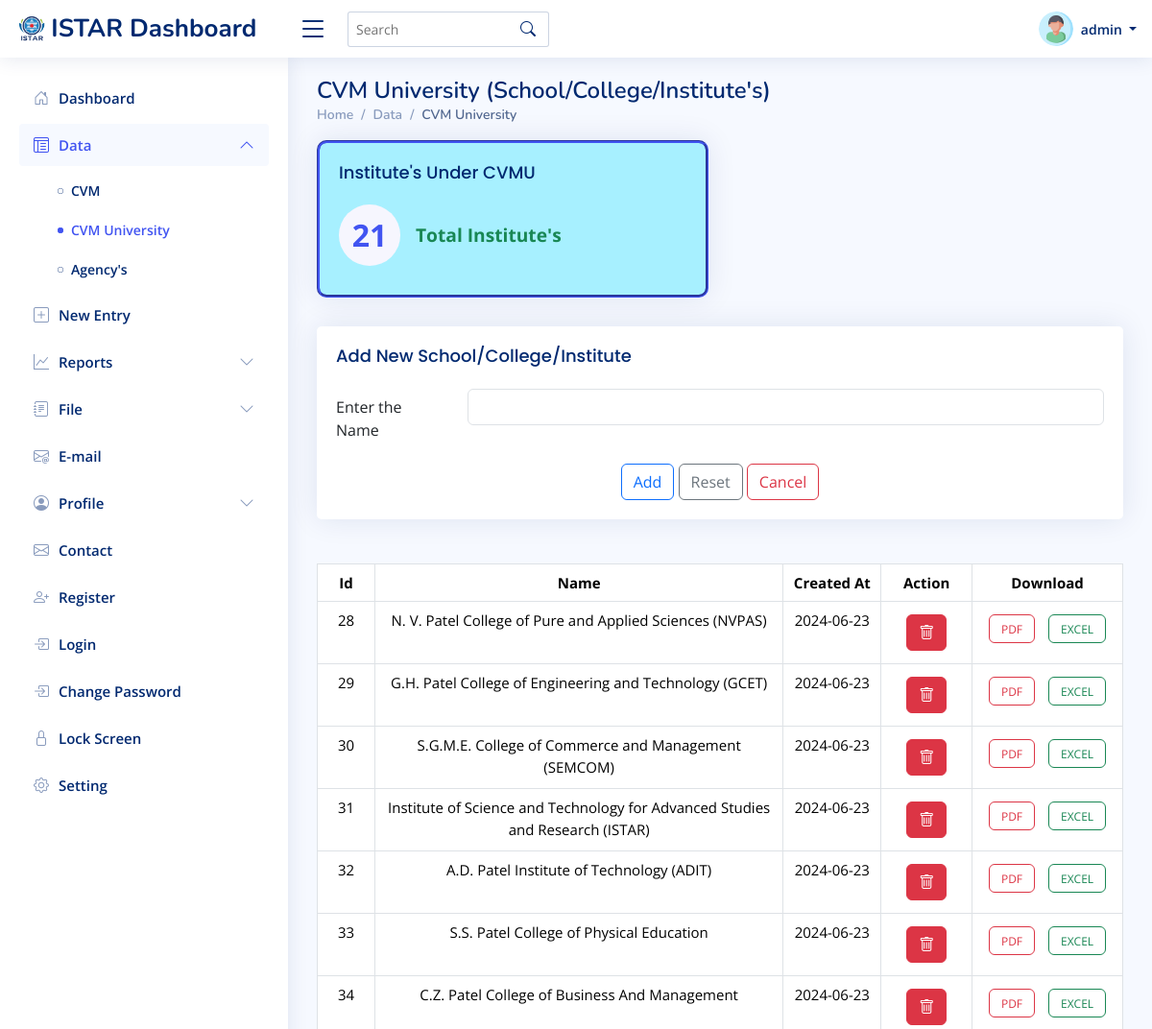
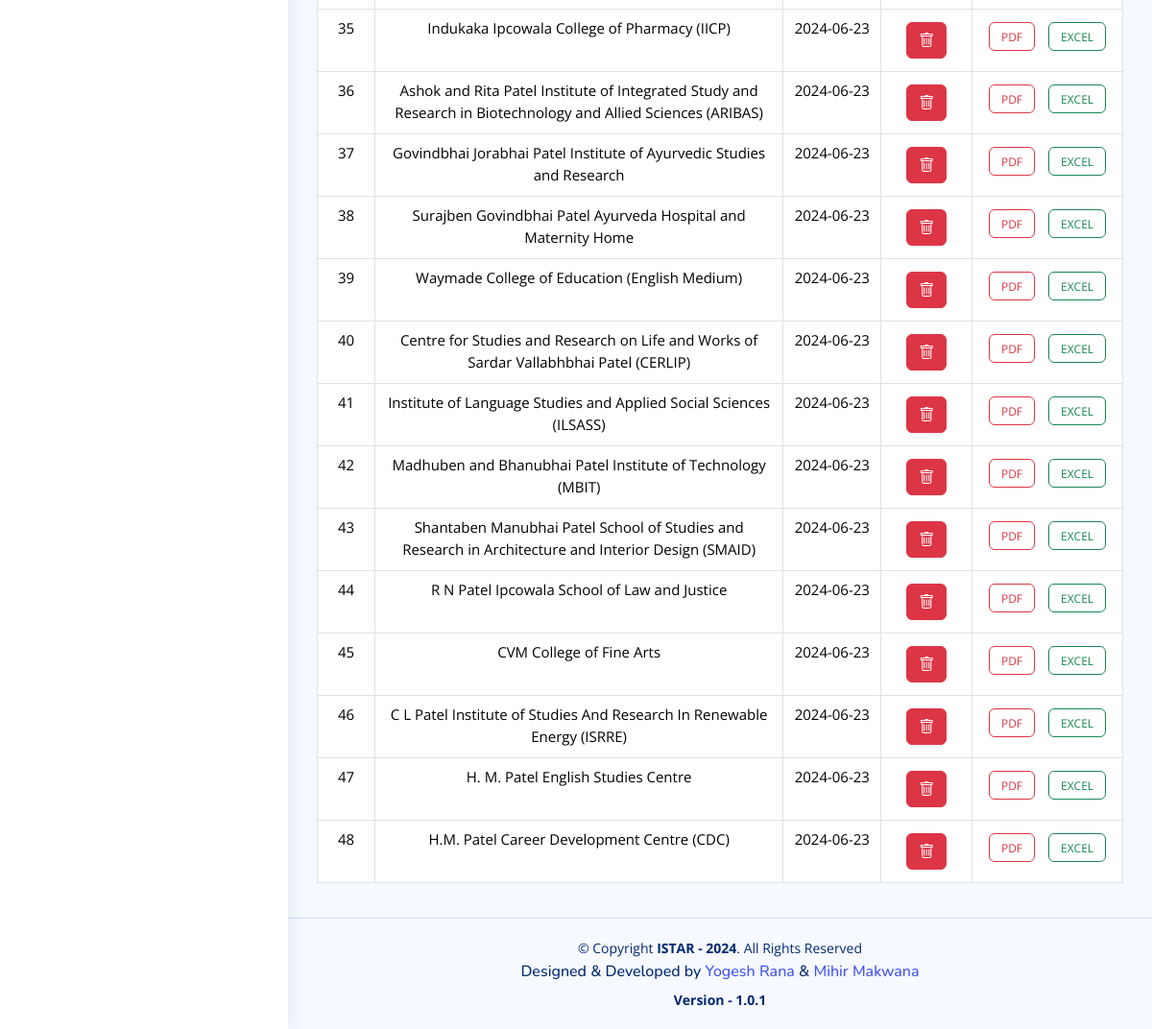
Screenshot of /cvmu.php (signed in) with the database file from the repository (2 pictures, top to bottom).
### tables this page shows
CREATE TABLE `institutes` (
  `id` int(11) NOT NULL,
  `name` varchar(255) NOT NULL,
  `organization_id` int(11) DEFAULT NULL,
  `created_at` date NOT NULL DEFAULT current_timestamp(),
  `organization_name` varchar(255) DEFAULT NULL
);

### PHP/session.php (called while the page is built, shortened)
<?php
$username = $_SESSION['username'];
?>

### cvmu.php (the view, shortened to what this page needs)
<?php
require "./PHP/session.php";
?>
<!DOCTYPE html>
<html lang="en">
<head>
  <link href="assets/vendor/bootstrap/css/bootstrap.min.css" rel="stylesheet">
  <link href="assets/vendor/bootstrap-icons/bootstrap-icons.css" rel="stylesheet">
  <link href="assets/vendor/boxicons/css/boxicons.min.css" rel="stylesheet">
  <link href="assets/vendor/quill/quill.snow.css" rel="stylesheet">
  <link href="assets/vendor/quill/quill.bubble.css" rel="stylesheet">
  <link href="assets/vendor/remixicon/remixicon.css" rel="stylesheet">
  <link href="assets/vendor/simple-datatables/style.css" rel="stylesheet">
  <link href="assets/css/style.css" rel="stylesheet">
</head>
<body>
  <header id="header" class="header fixed-top d-flex align-items-center">
    <div class="d-flex align-items-center justify-content-between">
      <a href="index.php" class="logo d-flex align-items-center">
        <img src="assets/img/istar.png" alt="">
        <span class="d-none d-lg-block">ISTAR Dashboard</span>
      </a>
      <i class="bi bi-list toggle-sidebar-btn"></i>
    </div>
    <div class="search-bar">
      <form class="search-form d-flex align-items-center" method="POST" action="#">
        <input type="text" name="query" placeholder="Search" title="Enter search keyword">
        <button type="submit" title="Search"><i class="bi bi-search"></i></button>
      </form>
    </div>
    <nav class="header-nav ms-auto">
      <ul class="d-flex align-items-center">
        <li class="nav-item dropdown pe-3">
          <a class="nav-link nav-profile d-flex align-items-center pe-0" href="#" data-bs-toggle="dropdown">
            <img src="assets/img/User.png" alt="Profile" class="rounded-circle">
            <span class="d-none d-md-block dropdown-toggle ps-2">
              <?php echo isset($username) ? $username : 'User'; ?>
            </span>
          </a>
        </li>
      </ul>
    </nav>
  </header>
  <aside id="sidebar" class="sidebar">
    <ul class="sidebar-nav" id="sidebar-nav">
      <li class="nav-item">
        <a class="nav-link collapsed" href="index.php">
          <i class="bi bi-house-door"></i>
          <span>Dashboard</span>
        </a>
      </li>
      <li class="nav-item">
        <a class="nav-link " data-bs-target="#components-nav" data-bs-toggle="collapse" href="#">
          <i class="bi bi-layout-text-window-reverse"></i><span>Data</span><i class="bi bi-chevron-down ms-auto"></i>
        </a>
        <ul id="components-nav" class="nav-content collapse show" data-bs-parent="#sidebar-nav">
          <li>
            <a href="./cvm.php">
              <i class="bi bi-circle"></i><span>CVM</span>
            </a>
          </li>
          <li>
            <a href="./cvmu.php" class="active">
              <i class="bi bi-circle"></i><span>CVM University</span>
            </a>
          </li>
          <li>
            <a href="./agency.php">
              <i class="bi bi-circle"></i><span>Agency's</span>
            </a>
          </li>
        </ul>
      <li class="nav-item">
        <a class="nav-link collapsed" href="new_entry.php">
          <i class="bi bi-plus-square"></i>
          <span>New Entry</span>
        </a>
      </li>
      <li class="nav-item">
        <a class="nav-link collapsed" data-bs-target="#forms-nav" data-bs-toggle="collapse" href="#">
          <i class="bi bi-graph-up"></i><span>Reports</span><i class="bi bi-chevron-down ms-auto"></i>
        </a>
      </li>
      <li class="nav-item">
        <a class="nav-link collapsed" data-bs-target="#files-nav" data-bs-toggle="collapse" href="#">
          <i class="bi bi-journal-text"></i><span>File</span><i class="bi bi-chevron-down ms-auto"></i>
        </a>
      </li>
      <li class="nav-item">
        <a class="nav-link collapsed" href="email.php">
          <i class="bi bi-envelope-at"></i>
          <span>E-mail</span>
        </a>
      </li>
      <li class="nav-item">
        <a class="nav-link collapsed" data-bs-target="#profile-nav" data-bs-toggle="collapse" href="#">
          <i class="bi bi-person-circle"></i><span>Profile</span><i class="bi bi-chevron-down ms-auto"></i>
        </a>
      </li>
      <li class="nav-item">
        <a class="nav-link collapsed" href="pages-contact.php">
          <i class="bi bi-envelope"></i>
          <span>Contact</span>
        </a>
      </li>
      <li class="nav-item">
        <a class="nav-link collapsed" href="pages-register.php">
          <i class="bi bi-person-plus"></i>
          <span>Register</span>
        </a>
      </li>
      <li class="nav-item">
        <a class="nav-link collapsed" href="pages-login.php">
          <i class="bi bi-box-arrow-in-right"></i>
          <span>Login</span>
        </a>
      </li>
      <li class="nav-item">
        <a class="nav-link collapsed" href="./reset-password.php">
          <i class="bi bi-box-arrow-in-right"></i>
          <span>Change Password</span>
        </a>
      </li>
      <li class="nav-item">
        <a class="nav-link collapsed" href="#">
          <i class="bi bi-lock"></i>
          <span>Lock Screen</span>
        </a>
      </li>
      <li class="nav-item">
        <a class="nav-link collapsed" href="#">
          <i class="bi bi-gear"></i>
          <span>Setting</span>
        </a>
      </li>
  </aside>
  <main id="main" class="main">
    <div class="pagetitle">
      <h1>CVM University (School/College/Institute's) </h1>
      <nav>
        <ol class="breadcrumb">
          <li class="breadcrumb-item"><a href="index.php">Home</a></li>
          <li class="breadcrumb-item">Data</li>
          <li class="breadcrumb-item"><a href="cvmu.php" class="active">CVM University</a></li>
        </ol>
      </nav>
    </div>
    <section class="section dashboard">
      <?php
      require("./PHP/connection.php");
      $sql = "SELECT * FROM institutes where organization_id=2";
      $result = $conn->query($sql);
      $records = $result->num_rows;
      ?>
      <div class="row">
        <div class="col-lg-12">
          <div class="row">
            <div class="col-xxl-3 col-md-6">
              <div id="date" class="card info-card sales-card">
                <div class="card-body">
                  <h5 class="card-title">Institute's Under CVMU</h5>
                  <div class="d-flex align-items-center">
                    <div class="card-icon rounded-circle d-flex align-items-center justify-content-center"
                      style="font-weight:bolder">
                      <?php echo $records; ?>
                    </div>
                    <div class="ps-3">
                      <span class="text-success small pt-1 fw-bold" style="font-size: 120%;">Total Institute's</span>
                      <span id="dateDisplay" class="text-success small pt-2 ps-1 fw-bold"
                        style="font-size: 90%;"></span>
                    </div>
                  </div>
                </div>
              </div>
            </div>
    </section>
    <section class="section">
      <div class="row">
        <div class="col-lg-12">
          <div class="card">
            <div class="card-body">
              <h5 class="card-title">Add New School/College/Institute</h5>
              <form action="cvmu.php" method="post">
                <div class="row mb-3">
                  <label for="inputtext" class="col-sm-2 col-form-label">Enter the Name </label>
                  <div class="col-sm-10">
                    <input type="text" required class="form-control" id="inputText" name="name" required>
                  </div>
                </div>
                <div class="text-center">
                  <button type="submit" class="btn btn-outline-primary">Add</button>
                  <button type="reset" class="btn btn-outline-secondary">Reset</button>
                  <a href="index.php" class="btn btn-outline-danger" role="button">Cancel</a>
                </div>
              </form>
            </div>
          </div>
        </div>
      </div>
    </section>
    <section>
      <div class="row">
        <div class="col-sm-12">
          <table class="table table-hover mt-3 text-center table-bordered" id="datatbl" style="font-size: 15px;">
            <thead>
              <tr>
                <th>Id</th>
                <th>Name</th>
                <th>Created At</th>
                <th>Action</th>
                <th>Download</th>
              </tr>
            </thead>
            <tbody id="data">
              <?php
              include "./PHP/connection.php";
              $sql = "SELECT * FROM institutes where organization_id=2";
              $result = $conn->query($sql);
              if ($result->num_rows > 0) {
                while ($row = $result->fetch_assoc()) {
                  $delete = "delete_cvmu.php?id=" . $row["id"];
                  echo "<tr>
                                    <td width='2%'>" . $row["id"] . "</td>
                                    <td width='20%'>" . $row["name"] . "</td>
                                    <td width='2%'>" . $row["created_at"] . "</td>
                                    <td width='2%'>
                                        <a href='$delete' class='btn btn-danger'><i class='bi bi-trash'></i></a>
                                    </td>
                                    <td width='5%'>
                                        <a href='#' class='btn btn-outline-danger' role='button' style='height: 30px;font-size: 12px;'>PDF</a>
                                        <a href='#' class='btn btn-outline-success' role='button' style='height: 30px;font-size: 12px;'>EXCEL</a>
                                    </td>
                                </tr>";
                }
              } else {
                echo "No data found.";
              }
              ?>
            </tbody>
          </table>
        </div>
      </div>
    </section>
  </main>
  <?php require "./PHP/footer.php" ?>
</body>
</html>

### assets/css/style.css (style rules this page uses)
:root { scroll-behavior: smooth; }
body { font-family: "Open Sans", sans-serif; background: #f6f9ff; color: #444444; }
a { color: #4154f1; text-decoration: none; }
h1, h2, h3, h4, h5, h6 { font-family: "Nunito", sans-serif; }
#main { margin-top: 60px; padding: 20px 30px; transition: all 0.3s; }
.pagetitle { margin-bottom: 10px; }
.pagetitle h1 { font-size: 24px; margin-bottom: 0; font-weight: 600; color: #012970; }
.card { margin-bottom: 30px; border: none; border-radius: 5px; box-shadow: 0px 0 30px rgba(1, 41, 112, 0.1); }
.card-title { padding: 20px 0 15px 0; font-size: 18px; font-weight: 500; color: #012970; font-family: "Poppins", sans-serif; }
.card-body { padding: 0 20px 20px 20px; }
.breadcrumb { font-size: 14px; font-family: "Nunito", sans-serif; color: #899bbd; font-weight: 600; }
.breadcrumb a { color: #899bbd; transition: 0.3s; }
.breadcrumb .breadcrumb-item::before { color: #899bbd; }
.breadcrumb .active { color: #51678f; font-weight: 600; }
.logo { line-height: 1; }
@media (min-width: 1200px) { .logo { width: 280px; } }
.logo img { max-height: 26px; margin-right: 6px; }
.logo span { font-size: 26px; font-weight: 700; color: #012970; font-family: "Nunito", sans-serif; }
.header { transition: all 0.5s; z-index: 997; height: 60px; box-shadow: 0px 2px 20px rgba(1, 41, 112, 0.1); background-color: #fff; padding-left: 20px; }
.header .toggle-sidebar-btn { font-size: 32px; padding-left: 10px; cursor: pointer; color: #012970; }
.header .search-bar { min-width: 250px; padding: 0 20px; }
.header .search-form { width: 100%; }
.header .search-form input { border: 0; font-size: 14px; color: #012970; border: 1px solid rgba(1, 41, 112, 0.2); padding: 7px 38px 7px 8px; border-radius: 3px; transition: 0.3s; width: 100%; }
.header .search-form button { border: 0; padding: 0; margin-left: -30px; background: none; }
.header .search-form button i { color: #012970; }
.header-nav ul { list-style: none; }
.header-nav>ul { margin: 0; padding: 0; }
.header-nav .nav-profile { color: #012970; }
.header-nav .nav-profile img { max-height: 36px; }
.header-nav .nav-profile span { font-size: 14px; font-weight: 600; }
.sidebar { position: fixed; top: 60px; left: 0; bottom: 0; width: 300px; z-index: 996; transition: all 0.3s; padding: 20px; overflow-y: auto; scrollbar-width: thin; scrollbar-color: #aab7cf transparent; box-shadow: 0px 0px 20px rgba(1, 41, 112, 0.1); background-color: #fff; }
@media (min-width: 1200px) { #main, #footer { margin-left: 300px; } }
.sidebar-nav { padding: 0; margin: 0; list-style: none; }
.sidebar-nav li { padding: 0; margin: 0; list-style: none; }
.sidebar-nav .nav-item { margin-bottom: 5px; }
.sidebar-nav .nav-link { display: flex; align-items: center; font-size: 15px; font-weight: 600; color: #4154f1; transition: 0.3; background: #f6f9ff; padding: 10px 15px; border-radius: 4px; }
.sidebar-nav .nav-link i { font-size: 16px; margin-right: 10px; color: #4154f1; }
.sidebar-nav .nav-link.collapsed { color: #012970; background: #fff; }
.sidebar-nav .nav-link.collapsed i { color: #899bbd; }
.sidebar-nav .nav-link .bi-chevron-down { margin-right: 0; transition: transform 0.2s ease-in-out; }
.sidebar-nav .nav-link:not(.collapsed) .bi-chevron-down { transform: rotate(180deg); }
.sidebar-nav .nav-content { padding: 5px 0 0 0; margin: 0; list-style: none; }
.sidebar-nav .nav-content a { display: flex; align-items: center; font-size: 14px; font-weight: 600; color: #012970; transition: 0.3; padding: 10px 0 10px 40px; transition: 0.3s; }
.sidebar-nav .nav-content a i { font-size: 6px; margin-right: 8px; line-height: 0; border-radius: 50%; }
.sidebar-nav .nav-content a:hover, .sidebar-nav .nav-content a.active { color: #4154f1; }
.sidebar-nav .nav-content a.active i { background-color: #4154f1; }
.dashboard .info-card { padding-bottom: 10px; }
.dashboard .card-icon { font-size: 32px; line-height: 0; width: 64px; height: 64px; flex-shrink: 0; flex-grow: 0; }
.dashboard .sales-card .card-icon { color: #4154f1; background: #f6f6fe; }

### cvmu.php (style rules this page uses)
#date { background-color: #a7f0ff; border-style: groove; border-color: #4154f1; border-radius: 10px; }
td a { margin: 5px; }

### rows the page displays
institutes: id "28", name "N. V. Patel College of Pure and Applied Sciences (NVPAS)", created_at "2024-06-23"
institutes: id "29", name "G.H. Patel College of Engineering and Technology (GCET)", created_at "2024-06-23"
institutes: id "30", name "S.G.M.E. College of Commerce and Management (SEMCOM)", created_at "2024-06-23"
institutes: id "31", name "Institute of Science and Technology for Advanced Studies and Research (ISTAR)", created_at "2024-06-23"
institutes: id "32", name "A.D. Patel Institute of Technology (ADIT)", created_at "2024-06-23"
institutes: id "33", name "S.S. Patel College of Physical Education", created_at "2024-06-23"
institutes: id "34", name "C.Z. Patel College of Business And Management", created_at "2024-06-23"
institutes: id "35", name "Indukaka Ipcowala College of Pharmacy (IICP)", created_at "2024-06-23"
institutes: id "36", name "Ashok and Rita Patel Institute of Integrated Study and Research in Biotechnology and Allied Sciences (ARIBAS)", created_at "2024-06-23"
institutes: id "37", name "Govindbhai Jorabhai Patel Institute of Ayurvedic Studies and Research", created_at "2024-06-23"
institutes: id "38", name "Surajben Govindbhai Patel Ayurveda Hospital and Maternity Home", created_at "2024-06-23"
institutes: id "39", name "Waymade College of Education (English Medium)", created_at "2024-06-23"
institutes: id "40", name "Centre for Studies and Research on Life and Works of Sardar Vallabhbhai Patel (CERLIP)", created_at "2024-06-23"
institutes: id "41", name "Institute of Language Studies and Applied Social Sciences (ILSASS)", created_at "2024-06-23"
institutes: id "42", name "Madhuben and Bhanubhai Patel Institute of Technology (MBIT)", created_at "2024-06-23"
institutes: id "43", name "Shantaben Manubhai Patel School of Studies and Research in Architecture and Interior Design (SMAID)", created_at "2024-06-23"
institutes: id "44", name "R N Patel Ipcowala School of Law and Justice", created_at "2024-06-23"
institutes: id "45", name "CVM College of Fine Arts", created_at "2024-06-23"
institutes: id "46", name "C L Patel Institute of Studies And Research In Renewable Energy (ISRRE)", created_at "2024-06-23"
institutes: id "47", name "H. M. Patel English Studies Centre", created_at "2024-06-23"
institutes: id "48", name "H.M. Patel Career Development Centre (CDC)", created_at "2024-06-23"

### other values shown
$username "admin"
$records "21"
